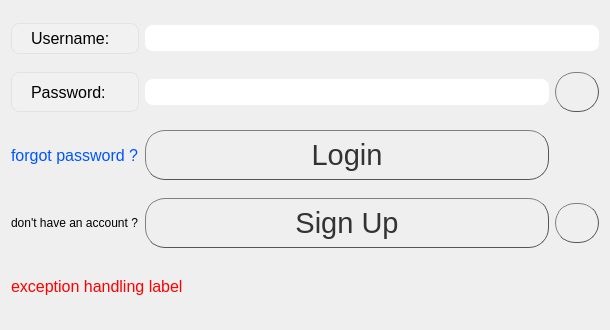
<?xml version="1.0" encoding="UTF-8"?>
<ui version="4.0">
 <class>Form</class>
 <widget class="QWidget" name="Form">
  <property name="geometry">
   <rect>
    <x>0</x>
    <y>0</y>
    <width>610</width>
    <height>330</height>
   </rect>
  </property>
  <property name="minimumSize">
   <size>
    <width>610</width>
    <height>330</height>
   </size>
  </property>
  <property name="maximumSize">
   <size>
    <width>16777215</width>
    <height>16777215</height>
   </size>
  </property>
  <property name="windowTitle">
   <string>Form</string>
  </property>
  <layout class="QGridLayout" name="gridLayout">
   <item row="1" column="2">
    <widget class="QPushButton" name="buttonToggleEcho">
     <property name="minimumSize">
      <size>
       <width>40</width>
       <height>40</height>
      </size>
     </property>
     <property name="styleSheet">
      <string notr="true">QPushButton {
color: #333;
border: 1px solid #555;
border-radius: 20px;
border-style: outset;
background: qradialgradient(
cx: 0.3, cy: -0.4, fx: 0.3, fy: -0.4,
radius: 1, stop: 0 #fff, stop: 1 #888
);
padding: 5px;
}

QPushButton:hover {
background: qradialgradient(
cx: 0.3, cy: -0.4, fx: 0.3, fy: -0.4,
radius: 1.35, stop: 0 #fff, stop: 1 #bbb
);
}</string>
     </property>
     <property name="text">
      <string/>
     </property>
    </widget>
   </item>
   <item row="0" column="0">
    <widget class="QLabel" name="labelUsername">
     <property name="font">
      <font>
       <pointsize>12</pointsize>
      </font>
     </property>
     <property name="styleSheet">
      <string notr="true">QLabel {
  background-color:rgba( 255, 255, 255, 10% );
  border-radius: 8px;
  padding: 5px 15px;
  border: 1px solid #e0e4e7;
}
</string>
     </property>
     <property name="text">
      <string>Username:</string>
     </property>
    </widget>
   </item>
   <item row="1" column="0">
    <widget class="QLabel" name="labelPassword">
     <property name="font">
      <font>
       <pointsize>12</pointsize>
      </font>
     </property>
     <property name="styleSheet">
      <string notr="true">QLabel {
  background-color:rgba( 255, 255, 255, 10% );
  border-radius: 8px;
  padding: 5px 15px;
  border: 1px solid #e0e4e7;
}
</string>
     </property>
     <property name="text">
      <string>Password:</string>
     </property>
    </widget>
   </item>
   <item row="1" column="1">
    <widget class="QLineEdit" name="linePassword">
     <property name="styleSheet">
      <string notr="true">QLineEdit {
  border-radius: 8px;
  padding: 5px 15px;
}

QLineEdit:hover {
  border: 1px solid #e0e4e7;

}

QLineEdit::focus{
  border: 1px solid #e0e4e7;
}</string>
     </property>
     <property name="text">
      <string/>
     </property>
     <property name="echoMode">
      <enum>QLineEdit::Password</enum>
     </property>
    </widget>
   </item>
   <item row="0" column="1" colspan="2">
    <widget class="QLineEdit" name="lineUsername">
     <property name="styleSheet">
      <string notr="true">QLineEdit {
  border-radius: 8px;
  padding: 5px 15px;
}

QLineEdit:hover {
  border: 1px solid #e0e4e7;

}

QLineEdit::focus{
  border: 1px solid #e0e4e7;
}</string>
     </property>
     <property name="inputMask">
      <string/>
     </property>
     <property name="text">
      <string/>
     </property>
    </widget>
   </item>
   <item row="6" column="2">
    <widget class="QPushButton" name="buttonMute">
     <property name="minimumSize">
      <size>
       <width>40</width>
       <height>40</height>
      </size>
     </property>
     <property name="styleSheet">
      <string notr="true">QPushButton {
color: #333;
border: 1px solid #555;
border-radius: 20px;
border-style: outset;
background: qradialgradient(
cx: 0.3, cy: -0.4, fx: 0.3, fy: -0.4,
radius: 1, stop: 0 #fff, stop: 1 #888
);
padding: 5px;
}

QPushButton:hover {
background: qradialgradient(
cx: 0.3, cy: -0.4, fx: 0.3, fy: -0.4,
radius: 1.35, stop: 0 #fff, stop: 1 #bbb
);
}</string>
     </property>
     <property name="text">
      <string/>
     </property>
    </widget>
   </item>
   <item row="3" column="0">
    <widget class="QLabel" name="labelPassForgot">
     <property name="font">
      <font>
       <pointsize>12</pointsize>
      </font>
     </property>
     <property name="cursor">
      <cursorShape>PointingHandCursor</cursorShape>
     </property>
     <property name="styleSheet">
      <string notr="true">color: rgb(0, 85, 255);</string>
     </property>
     <property name="text">
      <string>forgot password ?</string>
     </property>
    </widget>
   </item>
   <item row="3" column="1">
    <widget class="QPushButton" name="buttonLogin">
     <property name="minimumSize">
      <size>
       <width>10</width>
       <height>50</height>
      </size>
     </property>
     <property name="font">
      <font>
       <pointsize>22</pointsize>
      </font>
     </property>
     <property name="cursor">
      <cursorShape>PointingHandCursor</cursorShape>
     </property>
     <property name="styleSheet">
      <string notr="true">QPushButton {
color: #333;
border: 1px solid #555;
border-radius: 20px;
border-style: outset;
background: qradialgradient(
cx: 0.3, cy: -0.4, fx: 0.3, fy: -0.4,
radius: 1, stop: 0 #fff, stop: 1 #888
);
padding: 5px;
}

QPushButton:hover {
background: qradialgradient(
cx: 0.3, cy: -0.4, fx: 0.3, fy: -0.4,
radius: 1.35, stop: 0 #fff, stop: 1 #bbb
);
}
</string>
     </property>
     <property name="text">
      <string>Login</string>
     </property>
    </widget>
   </item>
   <item row="6" column="1">
    <widget class="QPushButton" name="buttonSignUp">
     <property name="minimumSize">
      <size>
       <width>0</width>
       <height>50</height>
      </size>
     </property>
     <property name="font">
      <font>
       <pointsize>22</pointsize>
      </font>
     </property>
     <property name="cursor">
      <cursorShape>PointingHandCursor</cursorShape>
     </property>
     <property name="styleSheet">
      <string notr="true">QPushButton {
color: #333;
border: 1px solid #555;
border-radius: 20px;
border-style: outset;
background: qradialgradient(
cx: 0.3, cy: -0.4, fx: 0.3, fy: -0.4,
radius: 1, stop: 0 #fff, stop: 1 #888
);
padding: 5px;
}

QPushButton:hover {
background: qradialgradient(
cx: 0.3, cy: -0.4, fx: 0.3, fy: -0.4,
radius: 1.35, stop: 0 #fff, stop: 1 #bbb
);
}
</string>
     </property>
     <property name="text">
      <string>Sign Up</string>
     </property>
    </widget>
   </item>
   <item row="6" column="0">
    <widget class="QLabel" name="label">
     <property name="text">
      <string>don't have an account ?</string>
     </property>
    </widget>
   </item>
   <item row="9" column="0" colspan="3">
    <widget class="QLabel" name="labelException">
     <property name="maximumSize">
      <size>
       <width>16777215</width>
       <height>40</height>
      </size>
     </property>
     <property name="font">
      <font>
       <pointsize>12</pointsize>
      </font>
     </property>
     <property name="styleSheet">
      <string notr="true">color: rgb(255, 0, 0);</string>
     </property>
     <property name="text">
      <string>exception handling label</string>
     </property>
    </widget>
   </item>
  </layout>
 </widget>
 <resources/>
 <connections/>
</ui>
